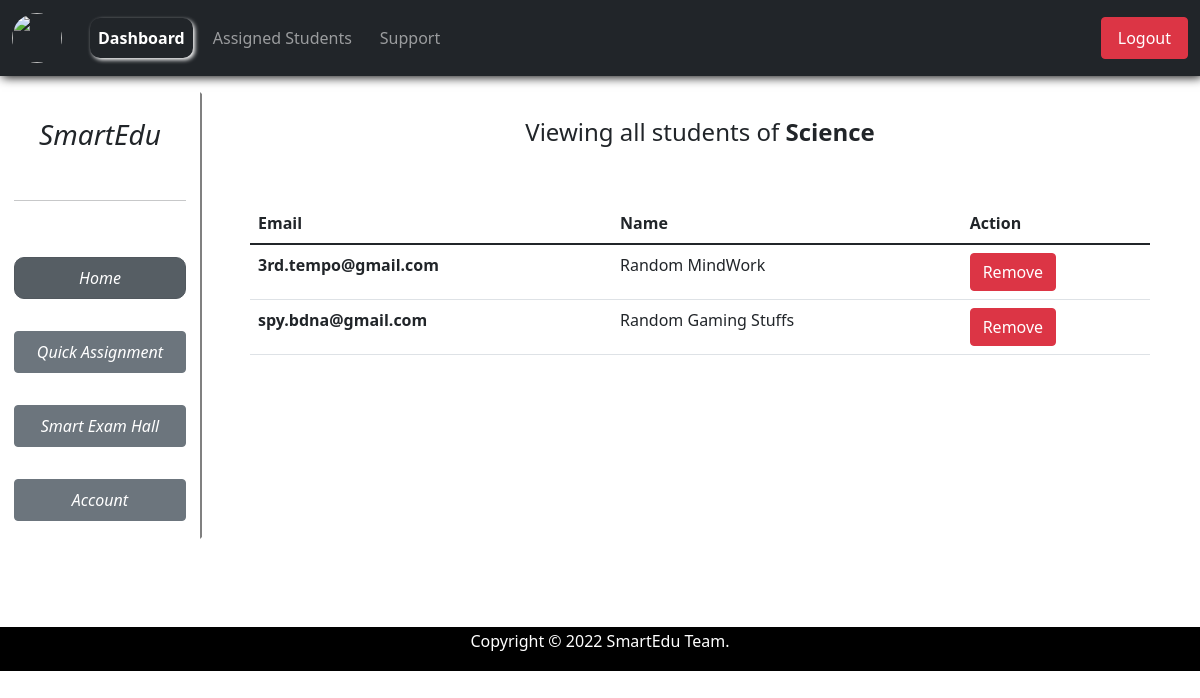
Page /students/2 (signed in) on the committed database.
### base/models.py (models this page shows, shortened)
class Cohort(models.Model):
    id = models.AutoField(primary_key=True,editable=True)
    origin=models.BooleanField(default=False)
    title = models.CharField(max_length=200,validators=[MaxLengthValidator(100)])
    email = models.ForeignKey(Userdata, on_delete=models.CASCADE,default='0',db_constraint=False)

class Userdata(models.Model):
    ROLE_CHOICES = (
        ('student','student'),
        ('faculty','faculty'),
        ('admin','admin'),
    )
    email = models.CharField(max_length=100,primary_key=True)
    first_name =  models.CharField(max_length=100)
    last_name =  models.CharField(max_length=100)
    userrole = models.CharField(max_length=20,choices=ROLE_CHOICES,default="student")
    def __str__(self):
        return self.email

### base/views.py (the view)
# urls.py: path('students/<int:id>',views.viewstudents,name="viewstudents"),
def viewstudents(requests,id):
    currentstudents = []
    data=Cohortstudent.objects.filter(cohort=id)
    for i in data:
        currentstudents.append(str(i.email))
    print(currentstudents)
    data2=Userdata.objects.filter(email__in=currentstudents)
    title=Cohort.objects.filter(id=id)[0].title
    return render(requests,'viewstudents.html',context={'students':data2,'cohort':title,'idcohort':id,'useremail':requests.user.email})

### base/templates/viewstudents.html
{% extends "base.html" %}
{%block base%}
<table class="table">
    <thead>
      <tr>
        <th scope="col">Email</th>
        <th scope="col">Name</th>
        <th scope="col">Action</th>
      </tr>
    </thead>
    <tbody>
    <h4 class="text-center">Viewing all students of <strong>{{cohort}}</strong></h4>
    <br><br>
    {% for i in students %}
      <tr>
        <th scope="row">{{i.email}}</th>
        <td>{{i.first_name}} {{i.last_name}}</td>
        <td><a href="../removestudent/{{idcohort}}/{{i.email}}" class="btn btn-danger">Remove</a></td>
      </tr>
    {% endfor %}
    </tbody>
  </table>
{% endblock %}

### rows in the picture
Cohort: title "Science"
Userdata: email "3rd.tempo@gmail.com", first_name "Random", last_name "MindWork"
Userdata: email "spy.bdna@gmail.com", first_name "Random", last_name "Gaming Stuffs"
